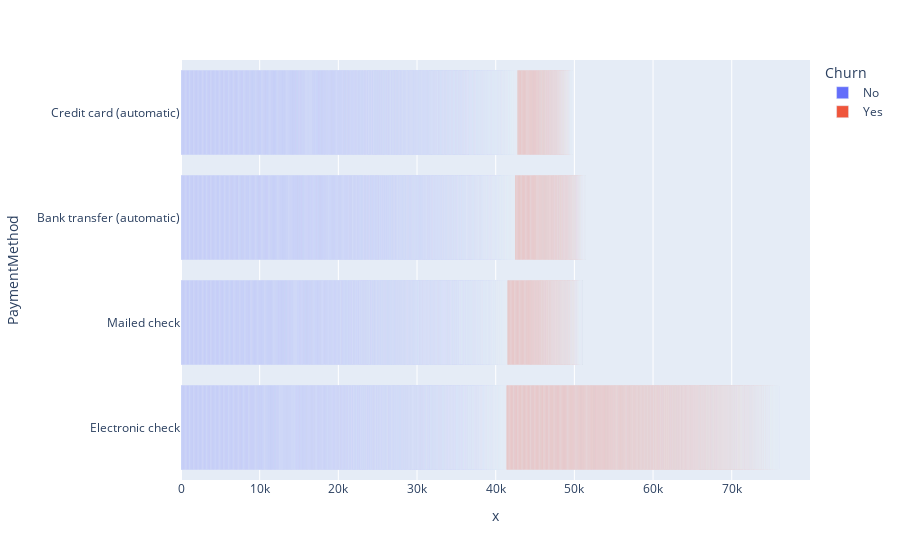

Notebook source saved alongside this figure:
### Code cell
px.bar(df, x=df['tenure'].sort_values(ascending=False), y='PaymentMethod', color='Churn')

### Figure 1 — Plotly figure (JSON) as saved in the notebook; plotly's stock layout.template omitted (floating-point values rounded to 4 significant figures; data arrays with more than 128 entries replaced by an {"elided": "..."} marker saying what was removed)
{"data": [{"alignmentgroup": "True", "hovertemplate": "Churn=No<br>x=%{x}<br>PaymentMethod=%{y}<extra></extra>", "legendgroup": "No", "marker": {"color": "#636efa"}, "name": "No", "offsetgroup": "No", "orientation": "h", "showlegend": true, "textposition": "auto", "type": "bar", "x": {"elided": "5174 int values"}, "xaxis": "x", "y": {"elided": "5174 str values"}, "yaxis": "y"}, {"alignmentgroup": "True", "hovertemplate": "Churn=Yes<br>x=%{x}<br>PaymentMethod=%{y}<extra></extra>", "legendgroup": "Yes", "marker": {"color": "#EF553B"}, "name": "Yes", "offsetgroup": "Yes", "orientation": "h", "showlegend": true, "textposition": "auto", "type": "bar", "x": {"elided": "1869 int values"}, "xaxis": "x", "y": {"elided": "1869 str values"}, "yaxis": "y"}], "layout": {"barmode": "relative", "legend": {"title": {"text": "Churn"}, "tracegroupgap": 0}, "margin": {"t": 60}, "xaxis": {"anchor": "y", "domain": [0, 1], "title": {"text": "x"}}, "yaxis": {"anchor": "x", "domain": [0, 1], "title": {"text": "PaymentMethod"}}}}
